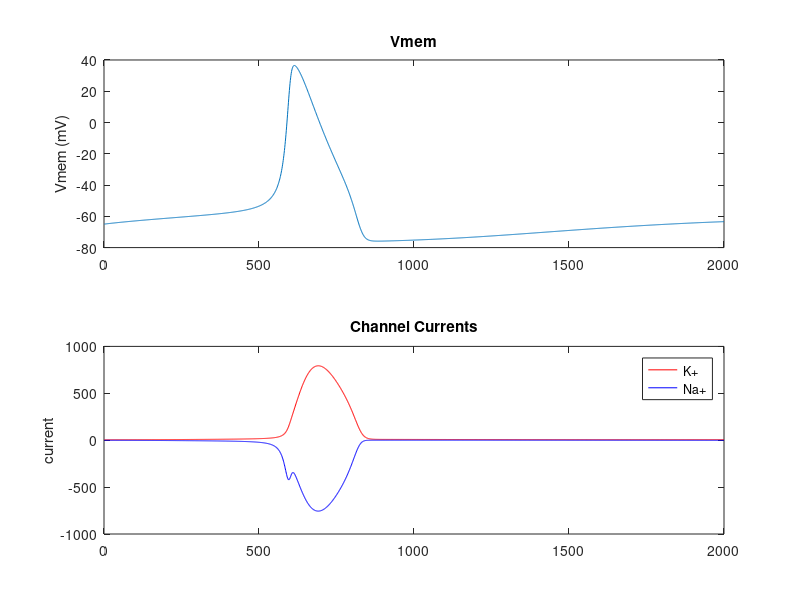

Reproduce this figure in MATLAB.
% Hodgkin-Huxley model using Euler numerical integration
% Author: Chris Fietkiewicz, June 8, 2012
% Exercises:
% 1. What happens when you increase and decrease the following? iInj, gBarNa, gBarK, gM
% 2. Why does each one cause the effect that it does?
% 3. Can you find a value for each of those that will produce 2 spikes?
% 4. What happens if you increase BOTH gBarNa and gBarK?

clear
iInj = 2.5; % Injected current
step = 0.01; % Time step (ms)
nSteps = 2000; % Length of simulation (ms)

% Constants
gBarK = 36; % mS/cm^2, maximum potassium conductance
gBarNa = 120; % mS/cm^2, maximum sodium conductance
gM = 0.3; % mS/cm^2, membrane conductance
eK = -77; % mV, potassium reversal potential
eNa = 50; % mV, sodium reversal potential
vRest = -54.4; % mV, resting membrane potential

% Initial conditions
v = -65;
n = 0.3177;
m = 0.0529;
h = 0.5961;

for j = 1:nSteps
    % Potassium current
    alphan = 0.01 * (v + 55) / (1 - exp(-(v + 55) / 10));
    betan = 0.125 * exp(-(v + 65) / 80);
    
    % Sodium current
    alpham = 0.1 * (v + 40) / (1 - exp(-(v + 40) / 10));
    betam = 4 * exp(-(v + 65) / 18);
    alphah = 0.07 * exp(-(v + 65) / 20);
    betah = 1 / (1 + exp(-(v + 35) / 10));
    
    % Differential equations
    dn = (alphan * ( 1 - n) - betan * n);
    dm = (alpham * ( 1 - m) - betam * m);
    dh = (alphah * ( 1 - h) - betah * h);
    dv = (-gBarNa * m ^ 3 * h * (v - eNa) - gBarK * n ^ 4 * (v - eK) - gM * (v - vRest) + iInj);

    % Euler integration updates
    n = n + dn * step;
    m = m  + dm * step;
    h = h  + dh * step;
    v = v + dv * step;
    
    % Save the current values of variables for plotting later
    vMem(j) = v;
    iLeak(j) = gM * (v - vRest);
    iK(j) = gBarK * n ^ 4 * (v - eK);
    iNa(j) = gBarNa * m ^ 3 * h * (v - eNa);
end

% Plots
nPlots = 2;
subplot(nPlots,1,1)
plot(vMem)
ylabel('Vmem (mV)')
title('Vmem')
subplot(nPlots,1,2)
x = 1:length(iK);
plot(x, iK, 'r', x, iNa, 'b')
ylabel('current')
title('Channel Currents')
legend('K+', 'Na+')
